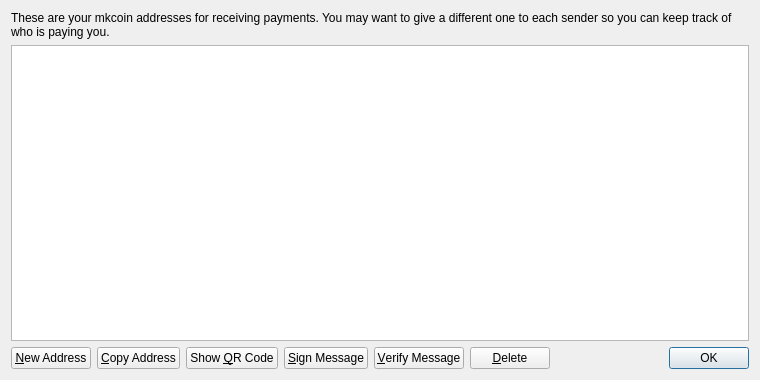
<?xml version="1.0" encoding="UTF-8"?>
<ui version="4.0">
 <class>AddressBookPage</class>
 <widget class="QWidget" name="AddressBookPage">
  <property name="geometry">
   <rect>
    <x>0</x>
    <y>0</y>
    <width>760</width>
    <height>380</height>
   </rect>
  </property>
  <property name="windowTitle">
   <string>Address Book</string>
  </property>
  <layout class="QVBoxLayout" name="verticalLayout">
   <item>
    <widget class="QLabel" name="labelExplanation">
     <property name="text">
      <string>These are your mkcoin addresses for receiving payments. You may want to give a different one to each sender so you can keep track of who is paying you.</string>
     </property>
     <property name="textFormat">
      <enum>Qt::PlainText</enum>
     </property>
     <property name="wordWrap">
      <bool>true</bool>
     </property>
    </widget>
   </item>
   <item>
    <widget class="QTableView" name="tableView">
     <property name="contextMenuPolicy">
      <enum>Qt::CustomContextMenu</enum>
     </property>
     <property name="toolTip">
      <string>Double-click to edit address or label</string>
     </property>
     <property name="tabKeyNavigation">
      <bool>false</bool>
     </property>
     <property name="alternatingRowColors">
      <bool>true</bool>
     </property>
     <property name="selectionMode">
      <enum>QAbstractItemView::SingleSelection</enum>
     </property>
     <property name="selectionBehavior">
      <enum>QAbstractItemView::SelectRows</enum>
     </property>
     <property name="sortingEnabled">
      <bool>true</bool>
     </property>
     <attribute name="verticalHeaderVisible">
      <bool>false</bool>
     </attribute>
    </widget>
   </item>
   <item>
    <layout class="QHBoxLayout" name="horizontalLayout">
     <item>
      <widget class="QPushButton" name="newAddressButton">
       <property name="toolTip">
        <string>Create a new address</string>
       </property>
       <property name="text">
        <string>&amp;New Address</string>
       </property>
       <property name="icon">
        <iconset resource="../bitcoin.qrc">
         <normaloff>:/icons/add</normaloff>:/icons/add</iconset>
       </property>
      </widget>
     </item>
     <item>
      <widget class="QPushButton" name="copyToClipboard">
       <property name="toolTip">
        <string>Copy the currently selected address to the system clipboard</string>
       </property>
       <property name="text">
        <string>&amp;Copy Address</string>
       </property>
       <property name="icon">
        <iconset resource="../bitcoin.qrc">
         <normaloff>:/icons/editcopy</normaloff>:/icons/editcopy</iconset>
       </property>
      </widget>
     </item>
     <item>
      <widget class="QPushButton" name="showQRCode">
       <property name="text">
        <string>Show &amp;QR Code</string>
       </property>
       <property name="icon">
        <iconset resource="../bitcoin.qrc">
         <normaloff>:/icons/qrcode</normaloff>:/icons/qrcode</iconset>
       </property>
      </widget>
     </item>
     <item>
      <widget class="QPushButton" name="signMessage">
       <property name="toolTip">
        <string>Sign a message to prove you own a Bitcoin address</string>
       </property>
       <property name="text">
        <string>&amp;Sign Message</string>
       </property>
       <property name="icon">
        <iconset resource="../bitcoin.qrc">
         <normaloff>:/icons/edit</normaloff>:/icons/edit</iconset>
       </property>
      </widget>
     </item>
     <item>
      <widget class="QPushButton" name="verifyMessage">
       <property name="toolTip">
        <string>Verify a message to ensure it was signed with a specified Bitcoin address</string>
       </property>
       <property name="text">
        <string>&amp;Verify Message</string>
       </property>
       <property name="icon">
        <iconset resource="../bitcoin.qrc">
         <normaloff>:/icons/transaction_0</normaloff>:/icons/transaction_0</iconset>
       </property>
      </widget>
     </item>
     <item>
      <widget class="QPushButton" name="deleteButton">
       <property name="toolTip">
        <string>Delete the currently selected address from the list. Only sending addresses can be deleted.</string>
       </property>
       <property name="text">
        <string>&amp;Delete</string>
       </property>
       <property name="icon">
        <iconset resource="../bitcoin.qrc">
         <normaloff>:/icons/remove</normaloff>:/icons/remove</iconset>
       </property>
      </widget>
     </item>
     <item>
      <spacer name="horizontalSpacer">
       <property name="orientation">
        <enum>Qt::Horizontal</enum>
       </property>
       <property name="sizeHint" stdset="0">
        <size>
         <width>40</width>
         <height>20</height>
        </size>
       </property>
      </spacer>
     </item>
     <item>
      <widget class="QDialogButtonBox" name="buttonBox">
       <property name="sizePolicy">
        <sizepolicy hsizetype="Maximum" vsizetype="Fixed">
         <horstretch>0</horstretch>
         <verstretch>0</verstretch>
        </sizepolicy>
       </property>
       <property name="standardButtons">
        <set>QDialogButtonBox::Ok</set>
       </property>
      </widget>
     </item>
    </layout>
   </item>
  </layout>
 </widget>
 <resources>
  <include location="../bitcoin.qrc"/>
 </resources>
 <connections/>
</ui>
